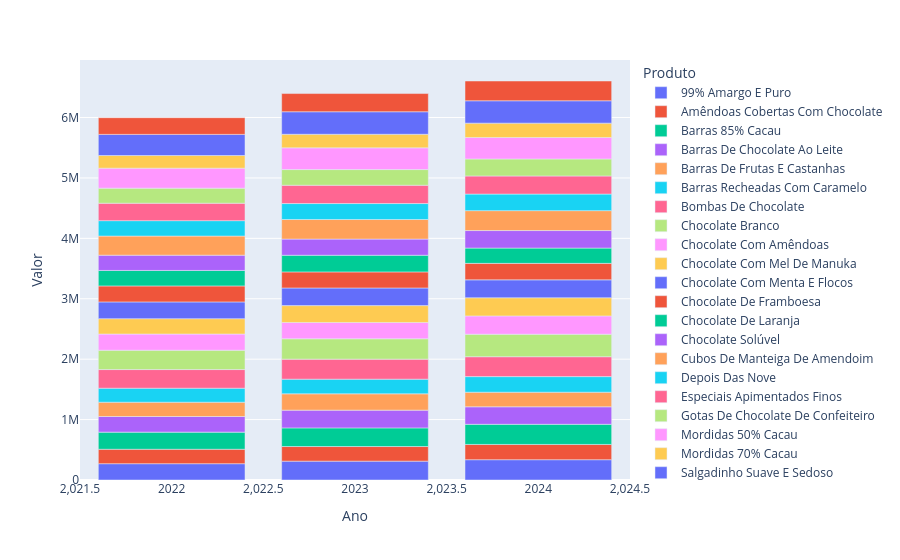

The notebook cell this image was saved under:
### Code cell
# 3. Análises 
# 3.3 Analise por produto (anual)
produtos_ano = analise_tabela_df[['Ano','Produto','Valor']]
produtos_ano = produtos_ano.groupby(by=['Ano','Produto'],as_index=False).sum()
display(produtos_ano)
# 3.4 Grafico
grafico_produtos_ano = px.bar(produtos_ano,x='Ano',y='Valor',color='Produto')
grafico_produtos_ano.show()

### Figure 1 — Plotly figure (JSON) as saved in the notebook; plotly's stock layout.template omitted (floating-point values rounded to 4 significant figures)
{"data": [{"hovertemplate": "Produto=99% Amargo E Puro<br>Ano=%{x}<br>Valor=%{y}<extra></extra>", "legendgroup": "99% Amargo E Puro", "marker": {"color": "#636efa", "pattern": {"shape": ""}}, "name": "99% Amargo E Puro", "orientation": "v", "showlegend": true, "textposition": "auto", "type": "bar", "x": [2022, 2023, 2024], "xaxis": "x", "y": [270100.0, 312200.0, 336200.0], "yaxis": "y"}, {"hovertemplate": "Produto=Amêndoas Cobertas Com Chocolate<br>Ano=%{x}<br>Valor=%{y}<extra></extra>", "legendgroup": "Amêndoas Cobertas Com Chocolate", "marker": {"color": "#EF553B", "pattern": {"shape": ""}}, "name": "Amêndoas Cobertas Com Chocolate", "orientation": "v", "showlegend": true, "textposition": "auto", "type": "bar", "x": [2022, 2023, 2024], "xaxis": "x", "y": [238800.0, 241900.0, 252300.0], "yaxis": "y"}, {"hovertemplate": "Produto=Barras 85% Cacau<br>Ano=%{x}<br>Valor=%{y}<extra></extra>", "legendgroup": "Barras 85% Cacau", "marker": {"color": "#00cc96", "pattern": {"shape": ""}}, "name": "Barras 85% Cacau", "orientation": "v", "showlegend": true, "textposition": "auto", "type": "bar", "x": [2022, 2023, 2024], "xaxis": "x", "y": [283300.0, 308300.0, 333400.0], "yaxis": "y"}, {"hovertemplate": "Produto=Barras De Chocolate Ao Leite<br>Ano=%{x}<br>Valor=%{y}<extra></extra>", "legendgroup": "Barras De Chocolate Ao Leite", "marker": {"color": "#ab63fa", "pattern": {"shape": ""}}, "name": "Barras De Chocolate Ao Leite", "orientation": "v", "showlegend": true, "textposition": "auto", "type": "bar", "x": [2022, 2023, 2024], "xaxis": "x", "y": [258900.0, 293800.0, 289700.0], "yaxis": "y"}, {"hovertemplate": "Produto=Barras De Frutas E Castanhas<br>Ano=%{x}<br>Valor=%{y}<extra></extra>", "legendgroup": "Barras De Frutas E Castanhas", "marker": {"color": "#FFA15A", "pattern": {"shape": ""}}, "name": "Barras De Frutas E Castanhas", "orientation": "v", "showlegend": true, "textposition": "auto", "type": "bar", "x": [2022, 2023, 2024], "xaxis": "x", "y": [236900.0, 270500.0, 242000.0], "yaxis": "y"}, {"hovertemplate": "Produto=Barras Recheadas Com Caramelo<br>Ano=%{x}<br>Valor=%{y}<extra></extra>", "legendgroup": "Barras Recheadas Com Caramelo", "marker": {"color": "#19d3f3", "pattern": {"shape": ""}}, "name": "Barras Recheadas Com Caramelo", "orientation": "v", "showlegend": true, "textposition": "auto", "type": "bar", "x": [2022, 2023, 2024], "xaxis": "x", "y": [231600.0, 242400.0, 257600.0], "yaxis": "y"}, {"hovertemplate": "Produto=Bombas De Chocolate<br>Ano=%{x}<br>Valor=%{y}<extra></extra>", "legendgroup": "Bombas De Chocolate", "marker": {"color": "#FF6692", "pattern": {"shape": ""}}, "name": "Bombas De Chocolate", "orientation": "v", "showlegend": true, "textposition": "auto", "type": "bar", "x": [2022, 2023, 2024], "xaxis": "x", "y": [308500.0, 331500.0, 329600.0], "yaxis": "y"}, {"hovertemplate": "Produto=Chocolate Branco<br>Ano=%{x}<br>Valor=%{y}<extra></extra>", "legendgroup": "Chocolate Branco", "marker": {"color": "#B6E880", "pattern": {"shape": ""}}, "name": "Chocolate Branco", "orientation": "v", "showlegend": true, "textposition": "auto", "type": "bar", "x": [2022, 2023, 2024], "xaxis": "x", "y": [319900.0, 337600.0, 372000.0], "yaxis": "y"}, {"hovertemplate": "Produto=Chocolate Com Amêndoas<br>Ano=%{x}<br>Valor=%{y}<extra></extra>", "legendgroup": "Chocolate Com Amêndoas", "marker": {"color": "#FF97FF", "pattern": {"shape": ""}}, "name": "Chocolate Com Amêndoas", "orientation": "v", "showlegend": true, "textposition": "auto", "type": "bar", "x": [2022, 2023, 2024], "xaxis": "x", "y": [268200.0, 269400.0, 303600.0], "yaxis": "y"}, {"hovertemplate": "Produto=Chocolate Com Mel De Manuka<br>Ano=%{x}<br>Valor=%{y}<extra></extra>", "legendgroup": "Chocolate Com Mel De Manuka", "marker": {"color": "#FECB52", "pattern": {"shape": ""}}, "name": "Chocolate Com Mel De Manuka", "orientation": "v", "showlegend": true, "textposition": "auto", "type": "bar", "x": [2022, 2023, 2024], "xaxis": "x", "y": [254400.0, 279200.0, 300300.0], "yaxis": "y"}, {"hovertemplate": "Produto=Chocolate Com Menta E Flocos<br>Ano=%{x}<br>Valor=%{y}<extra></extra>", "legendgroup": "Chocolate Com Menta E Flocos", "marker": {"color": "#636efa", "pattern": {"shape": ""}}, "name": "Chocolate Com Menta E Flocos", "orientation": "v", "showlegend": true, "textposition": "auto", "type": "bar", "x": [2022, 2023, 2024], "xaxis": "x", "y": [277200.0, 291600.0, 296700.0], "yaxis": "y"}, {"hovertemplate": "Produto=Chocolate De Framboesa<br>Ano=%{x}<br>Valor=%{y}<extra></extra>", "legendgroup": "Chocolate De Framboesa", "marker": {"color": "#EF553B", "pattern": {"shape": ""}}, "name": "Chocolate De Framboesa", "orientation": "v", "showlegend": true, "textposition": "auto", "type": "bar", "x": [2022, 2023, 2024], "xaxis": "x", "y": [264700.0, 266200.0, 272500.0], "yaxis": "y"}, {"hovertemplate": "Produto=Chocolate De Laranja<br>Ano=%{x}<br>Valor=%{y}<extra></extra>", "legendgroup": "Chocolate De Laranja", "marker": {"color": "#00cc96", "pattern": {"shape": ""}}, "name": "Chocolate De Laranja", "orientation": "v", "showlegend": true, "textposition": "auto", "type": "bar", "x": [2022, 2023, 2024], "xaxis": "x", "y": [256100.0, 275700.0, 253100.0], "yaxis": "y"}, {"hovertemplate": "Produto=Chocolate Solúvel<br>Ano=%{x}<br>Valor=%{y}<extra></extra>", "legendgroup": "Chocolate Solúvel", "marker": {"color": "#ab63fa", "pattern": {"shape": ""}}, "name": "Chocolate Solúvel", "orientation": "v", "showlegend": true, "textposition": "auto", "type": "bar", "x": [2022, 2023, 2024], "xaxis": "x", "y": [252700.0, 267600.0, 289900.0], "yaxis": "y"}, {"hovertemplate": "Produto=Cubos De Manteiga De Amendoim<br>Ano=%{x}<br>Valor=%{y}<extra></extra>", "legendgroup": "Cubos De Manteiga De Amendoim", "marker": {"color": "#FFA15A", "pattern": {"shape": ""}}, "name": "Cubos De Manteiga De Amendoim", "orientation": "v", "showlegend": true, "textposition": "auto", "type": "bar", "x": [2022, 2023, 2024], "xaxis": "x", "y": [316800.0, 324300.0, 330000.0], "yaxis": "y"}, {"hovertemplate": "Produto=Depois Das Nove<br>Ano=%{x}<br>Valor=%{y}<extra></extra>", "legendgroup": "Depois Das Nove", "marker": {"color": "#19d3f3", "pattern": {"shape": ""}}, "name": "Depois Das Nove", "orientation": "v", "showlegend": true, "textposition": "auto", "type": "bar", "x": [2022, 2023, 2024], "xaxis": "x", "y": [254800.0, 264100.0, 274100.0], "yaxis": "y"}, {"hovertemplate": "Produto=Especiais Apimentados Finos<br>Ano=%{x}<br>Valor=%{y}<extra></extra>", "legendgroup": "Especiais Apimentados Finos", "marker": {"color": "#FF6692", "pattern": {"shape": ""}}, "name": "Especiais Apimentados Finos", "orientation": "v", "showlegend": true, "textposition": "auto", "type": "bar", "x": [2022, 2023, 2024], "xaxis": "x", "y": [288400.0, 302600.0, 299400.0], "yaxis": "y"}, {"hovertemplate": "Produto=Gotas De Chocolate De Confeiteiro<br>Ano=%{x}<br>Valor=%{y}<extra></extra>", "legendgroup": "Gotas De Chocolate De Confeiteiro", "marker": {"color": "#B6E880", "pattern": {"shape": ""}}, "name": "Gotas De Chocolate De Confeiteiro", "orientation": "v", "showlegend": true, "textposition": "auto", "type": "bar", "x": [2022, 2023, 2024], "xaxis": "x", "y": [249600.0, 259700.0, 281800.0], "yaxis": "y"}, {"hovertemplate": "Produto=Mordidas 50% Cacau<br>Ano=%{x}<br>Valor=%{y}<extra></extra>", "legendgroup": "Mordidas 50% Cacau", "marker": {"color": "#FF97FF", "pattern": {"shape": ""}}, "name": "Mordidas 50% Cacau", "orientation": "v", "showlegend": true, "textposition": "auto", "type": "bar", "x": [2022, 2023, 2024], "xaxis": "x", "y": [331000.0, 359700.0, 355600.0], "yaxis": "y"}, {"hovertemplate": "Produto=Mordidas 70% Cacau<br>Ano=%{x}<br>Valor=%{y}<extra></extra>", "legendgroup": "Mordidas 70% Cacau", "marker": {"color": "#FECB52", "pattern": {"shape": ""}}, "name": "Mordidas 70% Cacau", "orientation": "v", "showlegend": true, "textposition": "auto", "type": "bar", "x": [2022, 2023, 2024], "xaxis": "x", "y": [209300.0, 224500.0, 237500.0], "yaxis": "y"}, {"hovertemplate": "Produto=Salgadinho Suave E Sedoso<br>Ano=%{x}<br>Valor=%{y}<extra></extra>", "legendgroup": "Salgadinho Suave E Sedoso", "marker": {"color": "#636efa", "pattern": {"shape": ""}}, "name": "Salgadinho Suave E Sedoso", "orientation": "v", "showlegend": true, "textposition": "auto", "type": "bar", "x": [2022, 2023, 2024], "xaxis": "x", "y": [349700.0, 372800.0, 370100.0], "yaxis": "y"}, {"hovertemplate": "Produto=Xarope De Chocolate Orgânico<br>Ano=%{x}<br>Valor=%{y}<extra></extra>", "legendgroup": "Xarope De Chocolate Orgânico", "marker": {"color": "#EF553B", "pattern": {"shape": ""}}, "name": "Xarope De Chocolate Orgânico", "orientation": "v", "showlegend": true, "textposition": "auto", "type": "bar", "x": [2022, 2023, 2024], "xaxis": "x", "y": [276100.0, 301200.0, 327300.0], "yaxis": "y"}], "layout": {"barmode": "relative", "legend": {"title": {"text": "Produto"}, "tracegroupgap": 0}, "margin": {"t": 60}, "xaxis": {"anchor": "y", "domain": [0, 1], "title": {"text": "Ano"}}, "yaxis": {"anchor": "x", "domain": [0, 1], "title": {"text": "Valor"}}}}
